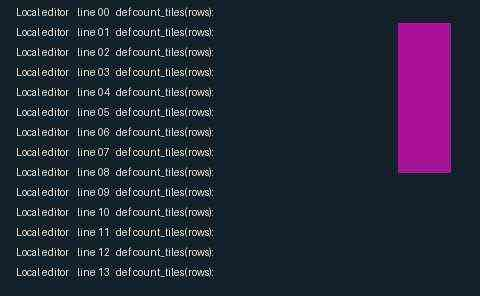
#> input picture drone-continuity/source/wired-field-console/screen/tests/fixture-desktop.jpg, 480 x 296 px; its folder holds only this picture in this run
$ python -i display_model.py   (imports and definitions only)
#> lines starting #> are read from the running program, lines starting #| are printed output that depends on the picture
"""Desktop pixels and touch coordinates for the negotiated screen viewport."""
import struct
from bisect import bisect_left
from collections import defaultdict
from dataclasses import dataclass,field,replace
from PIL import Image, ImageChops, ImageDraw

WIDTH, HEIGHT = 480, 296
LANDSCAPE=(WIDTH,HEIGHT)
PORTRAIT=(320,456)
TILE_W, TILE_H = 17, 12
CLEAR, HEARTBEAT = b"\x03", b"\x04"
POINTER_RANGE = 65534


def _pointer_stamp():
    shape = ((0, 0), (0, 13), (4, 10), (7, 15), (9, 14), (6, 9), (12, 9))
    bits = Image.new("LA", (13, 16))
    ImageDraw.Draw(bits).polygon(shape, fill=(255, 255), outline=(0, 0))
    mask = Image.new("1", bits.size)
    ImageDraw.Draw(mask).polygon(shape, fill=1)
    return bits, mask


_POINTER, _POINTER_MASK = _pointer_stamp()


def rgb565(image):
    red, green, blue = image.convert("RGB").split()
    high = ImageChops.add(red.point([v & 0xF8 for v in range(256)]),
                          green.point([v >> 5 for v in range(256)]))
    low = ImageChops.add(green.point([(v & 0x1C) << 3 for v in range(256)]),
                         blue.point([v >> 3 for v in range(256)]))
    return Image.merge("LA", (high, low))


@dataclass(frozen=True)
class Viewport:
    x: int
    y: int
    w: int
    h: int
    source_box:tuple=None
    native:object=field(default=None,compare=False,repr=False)
    pointer:tuple=field(default=None,compare=False,repr=False)
    pointer_box:tuple=field(default=None,compare=False,repr=False)

    # [9 lines left out: function point, not called in this run]


def fit_frame(image,*,native=False,source_box=None,surface=LANDSCAPE):
    width,height=surface
    factor = min(width / image.width, height / image.height)
    w, h = max(1, round(image.width * factor)), max(1, round(image.height * factor))
    area = Viewport((width - w) // 2, (height - h) // 2, w, h,source_box,image.convert("RGB") if native else None)
    canvas = Image.new("LA", surface)
    canvas.paste(rgb565(image.resize((w, h), Image.Resampling.LANCZOS)), (area.x, area.y))
    return canvas, area


# [26 lines left out: function with_pointer, not called in this run]


class Zoom:
    def __init__(self):
        self.level=1;self.cx=self.cy=.5
        self.revision=0

    # [17 lines left out: functions command, background, not called in this run]

    def project(self,frame,view):
        return with_pointer(*self.background(frame,view),view.pointer)


# [7 lines left out: function synthetic_frame, not called in this run]


@dataclass
class Patch:
    rect: tuple
    data: bytes
    packet: bytes

    def apply(self, canvas):
        x, y, w, h = self.rect
        canvas.paste(Image.frombytes("LA", (w, h), self.data), (x, y))


# [52 lines left out: functions pattern_patches, initial_background, changed_row, dirty_tiles, not called in this run]


_DIRTY_LEVELS = [0]+[255]*255


# [80 lines left out: functions patches, desktop_updates, not called in this run]


class Gesture:
    # [31 lines left out: functions __init__, feed, not called in this run]

>>> from PIL import Image
>>> picture = Image.open('../drone-continuity/source/wired-field-console/screen/tests/fixture-desktop.jpg')
#> picture is the input picture: PIL image 480x296 RGB; mean R, G, B 37.5, 40.3, 55.7
>>> result = fit_frame(picture)
#> in fit_frame, `canvas = Image.new("LA", surface)`: canvas: PIL image 480x296 LA; every value is 0
#> in rgb565, `red, green, blue = image.convert("RGB").split()`:
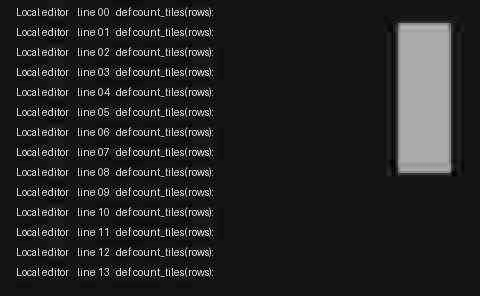
#> red: PIL image 480x296 L; min 0, max 255, mean 37.5
#> in rgb565, `red, green, blue = image.convert("RGB").split()`:
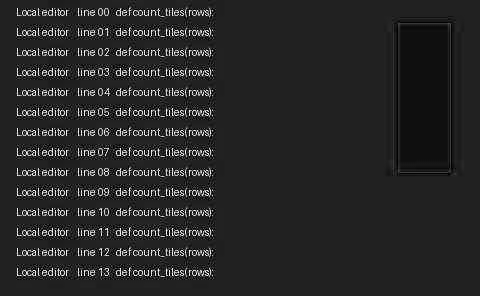
#> green: PIL image 480x296 L; min 0, max 255, mean 40.3
#> in rgb565, `red, green, blue = image.convert("RGB").split()`:
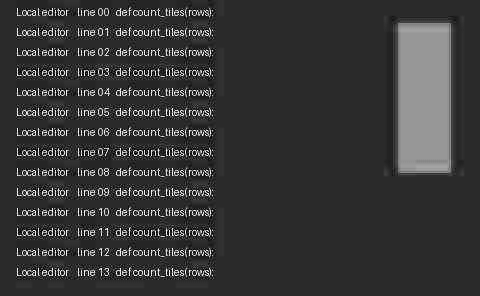
#> blue: PIL image 480x296 L; min 0, max 255, mean 55.7
#> in rgb565, `low = ImageChops.add(green.point([(v & 0x1C) << 3 for v in range(256)]..`:
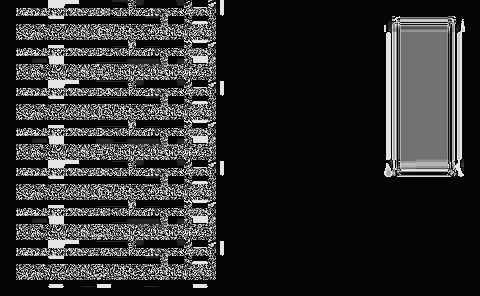
#> low: PIL image 480x296 L; min 0, max 255, mean 46.4
#> in rgb565, `return Image.merge("LA", (high, low))`:
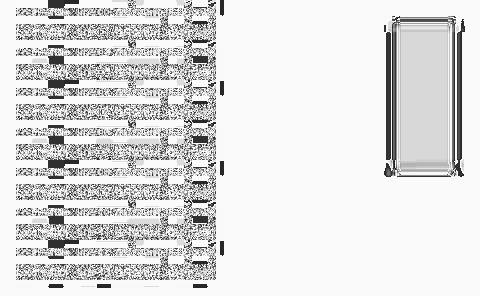
#> returned value: PIL image 480x296 LA; mean R, G, B, A 34.9, 34.9, 34.9, 46.4; transparent parts drawn white
